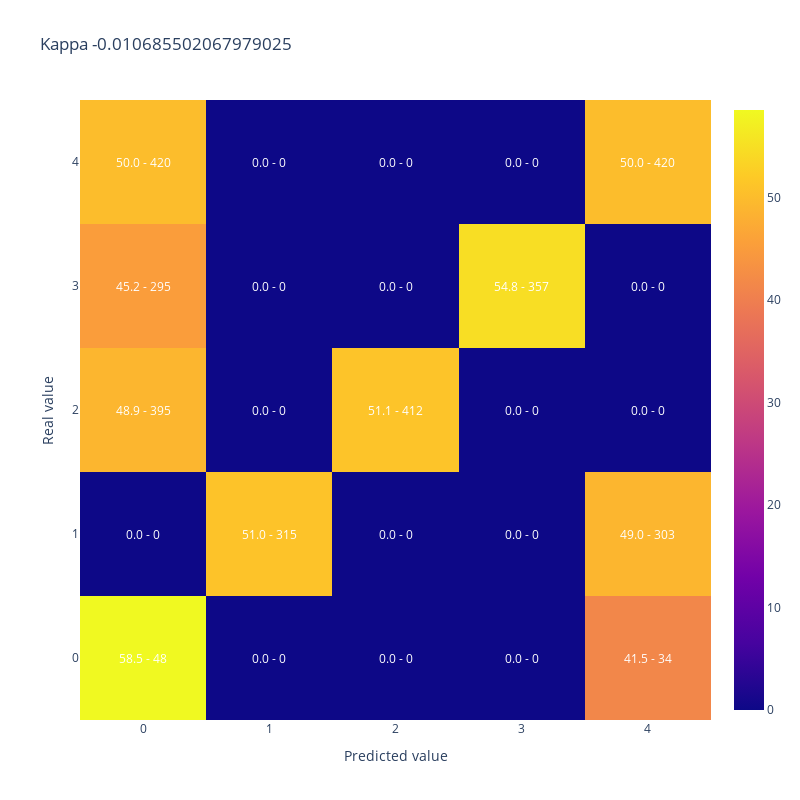

Write notebook code for a chart like this one.
### Code cell
#A modo de ejemplo muestro kappa y matriz de confusion para 50% de aciertos donde los errores quedan lejos de la clase correcta
y_simulado_lejos = [y_test.iloc[sample] if random_list[sample]<50/100 else y_lejos[sample] for sample in range(len(y_test))]

display(plot_confusion_matrix(y_test,y_simulado_lejos, 
                              title = "Kappa " + str(cohen_kappa_score(y_test,y_simulado_lejos, weights = 'quadratic'))))

### Figure 1 — Plotly figure (JSON) as saved in the notebook; plotly's stock layout.template omitted (floating-point values rounded to 4 significant figures)
{"data": [{"type": "heatmap", "x": [0, 1, 2, 3, 4], "y": [0, 1, 2, 3, 4], "z": [[58.54, 0, 0, 0, 41.46], [0, 50.97, 0, 0, 49.03], [48.95, 0, 51.05, 0, 0], [45.25, 0, 0, 54.75, 0], [50, 0, 0, 0, 50]]}], "layout": {"annotations": [{"font": {"color": "white"}, "showarrow": false, "text": "58.5 - 48", "x": 0, "xref": "x", "y": 0, "yref": "y"}, {"font": {"color": "white"}, "showarrow": false, "text": "0.0 - 0", "x": 1, "xref": "x", "y": 0, "yref": "y"}, {"font": {"color": "white"}, "showarrow": false, "text": "0.0 - 0", "x": 2, "xref": "x", "y": 0, "yref": "y"}, {"font": {"color": "white"}, "showarrow": false, "text": "0.0 - 0", "x": 3, "xref": "x", "y": 0, "yref": "y"}, {"font": {"color": "white"}, "showarrow": false, "text": "41.5 - 34", "x": 4, "xref": "x", "y": 0, "yref": "y"}, {"font": {"color": "white"}, "showarrow": false, "text": "0.0 - 0", "x": 0, "xref": "x", "y": 1, "yref": "y"}, {"font": {"color": "white"}, "showarrow": false, "text": "51.0 - 315", "x": 1, "xref": "x", "y": 1, "yref": "y"}, {"font": {"color": "white"}, "showarrow": false, "text": "0.0 - 0", "x": 2, "xref": "x", "y": 1, "yref": "y"}, {"font": {"color": "white"}, "showarrow": false, "text": "0.0 - 0", "x": 3, "xref": "x", "y": 1, "yref": "y"}, {"font": {"color": "white"}, "showarrow": false, "text": "49.0 - 303", "x": 4, "xref": "x", "y": 1, "yref": "y"}, {"font": {"color": "white"}, "showarrow": false, "text": "48.9 - 395", "x": 0, "xref": "x", "y": 2, "yref": "y"}, {"font": {"color": "white"}, "showarrow": false, "text": "0.0 - 0", "x": 1, "xref": "x", "y": 2, "yref": "y"}, {"font": {"color": "white"}, "showarrow": false, "text": "51.1 - 412", "x": 2, "xref": "x", "y": 2, "yref": "y"}, {"font": {"color": "white"}, "showarrow": false, "text": "0.0 - 0", "x": 3, "xref": "x", "y": 2, "yref": "y"}, {"font": {"color": "white"}, "showarrow": false, "text": "0.0 - 0", "x": 4, "xref": "x", "y": 2, "yref": "y"}, {"font": {"color": "white"}, "showarrow": false, "text": "45.2 - 295", "x": 0, "xref": "x", "y": 3, "yref": "y"}, {"font": {"color": "white"}, "showarrow": false, "text": "0.0 - 0", "x": 1, "xref": "x", "y": 3, "yref": "y"}, {"font": {"color": "white"}, "showarrow": false, "text": "0.0 - 0", "x": 2, "xref": "x", "y": 3, "yref": "y"}, {"font": {"color": "white"}, "showarrow": false, "text": "54.8 - 357", "x": 3, "xref": "x", "y": 3, "yref": "y"}, {"font": {"color": "white"}, "showarrow": false, "text": "0.0 - 0", "x": 4, "xref": "x", "y": 3, "yref": "y"}, {"font": {"color": "white"}, "showarrow": false, "text": "50.0 - 420", "x": 0, "xref": "x", "y": 4, "yref": "y"}, {"font": {"color": "white"}, "showarrow": false, "text": "0.0 - 0", "x": 1, "xref": "x", "y": 4, "yref": "y"}, {"font": {"color": "white"}, "showarrow": false, "text": "0.0 - 0", "x": 2, "xref": "x", "y": 4, "yref": "y"}, {"font": {"color": "white"}, "showarrow": false, "text": "0.0 - 0", "x": 3, "xref": "x", "y": 4, "yref": "y"}, {"font": {"color": "white"}, "showarrow": false, "text": "50.0 - 420", "x": 4, "xref": "x", "y": 4, "yref": "y"}], "height": 800, "title": {"text": "Kappa -0.010685502067979025"}, "width": 800, "xaxis": {"title": {"text": "Predicted value"}}, "yaxis": {"title": {"text": "Real value"}}}}
